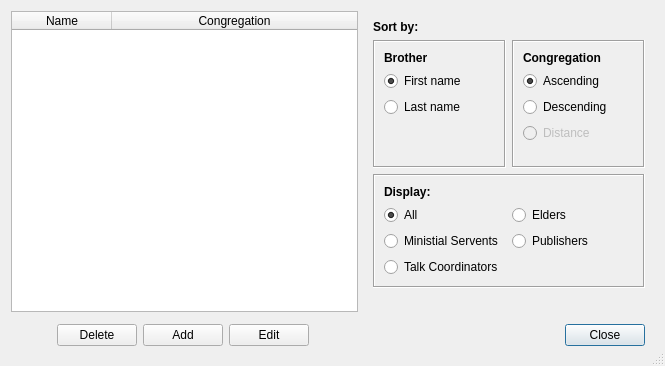
<?xml version="1.0" encoding="UTF-8"?>
<ui version="4.0">
 <class>BrotherWindow</class>
 <widget class="QDialog" name="BrotherWindow">
  <property name="geometry">
   <rect>
    <x>0</x>
    <y>0</y>
    <width>665</width>
    <height>366</height>
   </rect>
  </property>
  <property name="windowTitle">
   <string>Brothers</string>
  </property>
  <property name="layoutDirection">
   <enum>Qt::LeftToRight</enum>
  </property>
  <property name="autoFillBackground">
   <bool>true</bool>
  </property>
  <property name="sizeGripEnabled">
   <bool>true</bool>
  </property>
  <property name="modal">
   <bool>false</bool>
  </property>
  <layout class="QGridLayout" name="gridLayout">
   <property name="sizeConstraint">
    <enum>QLayout::SetDefaultConstraint</enum>
   </property>
   <property name="horizontalSpacing">
    <number>6</number>
   </property>
   <property name="verticalSpacing">
    <number>3</number>
   </property>
   <item row="0" column="0">
    <widget class="QTableWidget" name="tableWidget">
     <property name="whatsThis">
      <string>&lt;html&gt;&lt;head/&gt;&lt;body&gt;&lt;p&gt;An orderd list of all the brothers entered into the database. Names are sorted first by &lt;span style=&quot; font-style:italic;&quot;&gt;first&lt;/span&gt; or &lt;span style=&quot; font-style:italic;&quot;&gt;last&lt;/span&gt; name and then by their congregation.&lt;/p&gt;&lt;/body&gt;&lt;/html&gt;</string>
     </property>
     <property name="autoFillBackground">
      <bool>true</bool>
     </property>
     <property name="frameShape">
      <enum>QFrame::StyledPanel</enum>
     </property>
     <property name="frameShadow">
      <enum>QFrame::Sunken</enum>
     </property>
     <property name="lineWidth">
      <number>1</number>
     </property>
     <property name="verticalScrollBarPolicy">
      <enum>Qt::ScrollBarAsNeeded</enum>
     </property>
     <property name="editTriggers">
      <set>QAbstractItemView::NoEditTriggers</set>
     </property>
     <property name="dragEnabled">
      <bool>false</bool>
     </property>
     <property name="alternatingRowColors">
      <bool>true</bool>
     </property>
     <property name="selectionMode">
      <enum>QAbstractItemView::SingleSelection</enum>
     </property>
     <property name="selectionBehavior">
      <enum>QAbstractItemView::SelectRows</enum>
     </property>
     <property name="showGrid">
      <bool>true</bool>
     </property>
     <property name="gridStyle">
      <enum>Qt::NoPen</enum>
     </property>
     <property name="sortingEnabled">
      <bool>false</bool>
     </property>
     <property name="wordWrap">
      <bool>true</bool>
     </property>
     <attribute name="horizontalHeaderVisible">
      <bool>true</bool>
     </attribute>
     <attribute name="horizontalHeaderCascadingSectionResizes">
      <bool>false</bool>
     </attribute>
     <attribute name="horizontalHeaderStretchLastSection">
      <bool>true</bool>
     </attribute>
     <attribute name="verticalHeaderShowSortIndicator" stdset="0">
      <bool>false</bool>
     </attribute>
     <column>
      <property name="text">
       <string>Name</string>
      </property>
     </column>
     <column>
      <property name="text">
       <string>Congregation</string>
      </property>
     </column>
    </widget>
   </item>
   <item row="0" column="1">
    <widget class="QFrame" name="frame_3">
     <property name="layoutDirection">
      <enum>Qt::LeftToRight</enum>
     </property>
     <property name="autoFillBackground">
      <bool>true</bool>
     </property>
     <property name="frameShape">
      <enum>QFrame::NoFrame</enum>
     </property>
     <property name="frameShadow">
      <enum>QFrame::Plain</enum>
     </property>
     <layout class="QGridLayout" name="gridLayout_5">
      <item row="2" column="0" colspan="2">
       <widget class="QFrame" name="frame_6">
        <property name="frameShape">
         <enum>QFrame::Box</enum>
        </property>
        <property name="frameShadow">
         <enum>QFrame::Sunken</enum>
        </property>
        <layout class="QGridLayout" name="gridLayout_6">
         <item row="0" column="0">
          <widget class="QLabel" name="label_4">
           <property name="font">
            <font>
             <family>Arial</family>
             <weight>75</weight>
             <bold>true</bold>
            </font>
           </property>
           <property name="text">
            <string>Display:</string>
           </property>
          </widget>
         </item>
         <item row="5" column="0">
          <widget class="QRadioButton" name="radioButton_10">
           <property name="text">
            <string>Talk Coordinators</string>
           </property>
          </widget>
         </item>
         <item row="3" column="0">
          <widget class="QRadioButton" name="radioButton_8">
           <property name="text">
            <string>Ministial Servents</string>
           </property>
          </widget>
         </item>
         <item row="1" column="0">
          <widget class="QRadioButton" name="radioButton_2">
           <property name="text">
            <string>All</string>
           </property>
           <property name="checked">
            <bool>true</bool>
           </property>
          </widget>
         </item>
         <item row="1" column="1">
          <widget class="QRadioButton" name="radioButton_7">
           <property name="text">
            <string>Elders</string>
           </property>
          </widget>
         </item>
         <item row="3" column="1">
          <widget class="QRadioButton" name="radioButton_9">
           <property name="text">
            <string>Publishers</string>
           </property>
          </widget>
         </item>
        </layout>
       </widget>
      </item>
      <item row="4" column="0">
       <spacer name="verticalSpacer">
        <property name="orientation">
         <enum>Qt::Vertical</enum>
        </property>
        <property name="sizeHint" stdset="0">
         <size>
          <width>20</width>
          <height>40</height>
         </size>
        </property>
       </spacer>
      </item>
      <item row="1" column="1">
       <widget class="QFrame" name="frame_5">
        <property name="frameShape">
         <enum>QFrame::Box</enum>
        </property>
        <property name="frameShadow">
         <enum>QFrame::Sunken</enum>
        </property>
        <layout class="QGridLayout" name="gridLayout_4">
         <item row="0" column="0">
          <widget class="QLabel" name="label_3">
           <property name="font">
            <font>
             <family>Arial</family>
             <weight>75</weight>
             <bold>true</bold>
            </font>
           </property>
           <property name="text">
            <string>Congregation</string>
           </property>
          </widget>
         </item>
         <item row="2" column="0">
          <widget class="QRadioButton" name="radioButton_5">
           <property name="whatsThis">
            <string>Sort the brother list by congregation's name in descending order.</string>
           </property>
           <property name="text">
            <string>Descending</string>
           </property>
          </widget>
         </item>
         <item row="1" column="0">
          <widget class="QRadioButton" name="radioButton_4">
           <property name="whatsThis">
            <string>Sort the brother list by congregation's name in ascending order.</string>
           </property>
           <property name="text">
            <string>Ascending</string>
           </property>
           <property name="checked">
            <bool>true</bool>
           </property>
          </widget>
         </item>
         <item row="3" column="0">
          <widget class="QRadioButton" name="radioButton_6">
           <property name="enabled">
            <bool>false</bool>
           </property>
           <property name="toolTip">
            <string>Currently not implemented.</string>
           </property>
           <property name="whatsThis">
            <string>Sort the brother list by congregation's distance from home congregation.</string>
           </property>
           <property name="text">
            <string>Distance</string>
           </property>
           <property name="checkable">
            <bool>true</bool>
           </property>
          </widget>
         </item>
         <item row="4" column="0">
          <spacer name="verticalSpacer_4">
           <property name="orientation">
            <enum>Qt::Vertical</enum>
           </property>
           <property name="sizeHint" stdset="0">
            <size>
             <width>20</width>
             <height>40</height>
            </size>
           </property>
          </spacer>
         </item>
        </layout>
       </widget>
      </item>
      <item row="1" column="0">
       <widget class="QFrame" name="frame_4">
        <property name="frameShape">
         <enum>QFrame::Box</enum>
        </property>
        <property name="frameShadow">
         <enum>QFrame::Sunken</enum>
        </property>
        <layout class="QGridLayout" name="gridLayout_3">
         <item row="2" column="0">
          <widget class="QRadioButton" name="radioButton_3">
           <property name="whatsThis">
            <string>Sort the brother list by last names.</string>
           </property>
           <property name="text">
            <string>Last name</string>
           </property>
          </widget>
         </item>
         <item row="0" column="0">
          <widget class="QLabel" name="label_2">
           <property name="font">
            <font>
             <family>Arial</family>
             <weight>75</weight>
             <bold>true</bold>
            </font>
           </property>
           <property name="text">
            <string>Brother</string>
           </property>
          </widget>
         </item>
         <item row="1" column="0">
          <widget class="QRadioButton" name="radioButton">
           <property name="whatsThis">
            <string>Sort the brother list by first names.</string>
           </property>
           <property name="text">
            <string>First name</string>
           </property>
           <property name="checked">
            <bool>true</bool>
           </property>
          </widget>
         </item>
         <item row="3" column="0">
          <spacer name="verticalSpacer_2">
           <property name="orientation">
            <enum>Qt::Vertical</enum>
           </property>
           <property name="sizeHint" stdset="0">
            <size>
             <width>20</width>
             <height>40</height>
            </size>
           </property>
          </spacer>
         </item>
        </layout>
       </widget>
      </item>
      <item row="0" column="0">
       <widget class="QLabel" name="label">
        <property name="font">
         <font>
          <family>Arial</family>
          <weight>75</weight>
          <bold>true</bold>
         </font>
        </property>
        <property name="text">
         <string>Sort by:</string>
        </property>
       </widget>
      </item>
     </layout>
    </widget>
   </item>
   <item row="1" column="1">
    <widget class="QFrame" name="frame">
     <property name="layoutDirection">
      <enum>Qt::LeftToRight</enum>
     </property>
     <property name="autoFillBackground">
      <bool>true</bool>
     </property>
     <property name="frameShape">
      <enum>QFrame::NoFrame</enum>
     </property>
     <property name="frameShadow">
      <enum>QFrame::Plain</enum>
     </property>
     <layout class="QGridLayout" name="gridLayout_2">
      <item row="0" column="5">
       <widget class="QPushButton" name="button_close">
        <property name="text">
         <string>Close</string>
        </property>
       </widget>
      </item>
      <item row="0" column="4">
       <spacer name="horizontalSpacer">
        <property name="orientation">
         <enum>Qt::Horizontal</enum>
        </property>
        <property name="sizeHint" stdset="0">
         <size>
          <width>40</width>
          <height>20</height>
         </size>
        </property>
       </spacer>
      </item>
     </layout>
    </widget>
   </item>
   <item row="1" column="0">
    <widget class="QFrame" name="frame_2">
     <property name="layoutDirection">
      <enum>Qt::LeftToRight</enum>
     </property>
     <property name="autoFillBackground">
      <bool>true</bool>
     </property>
     <property name="frameShape">
      <enum>QFrame::NoFrame</enum>
     </property>
     <property name="frameShadow">
      <enum>QFrame::Plain</enum>
     </property>
     <layout class="QHBoxLayout" name="horizontalLayout">
      <property name="spacing">
       <number>6</number>
      </property>
      <property name="leftMargin">
       <number>6</number>
      </property>
      <property name="topMargin">
       <number>6</number>
      </property>
      <property name="bottomMargin">
       <number>6</number>
      </property>
      <item>
       <spacer name="horizontalSpacer_2">
        <property name="orientation">
         <enum>Qt::Horizontal</enum>
        </property>
        <property name="sizeHint" stdset="0">
         <size>
          <width>40</width>
          <height>20</height>
         </size>
        </property>
       </spacer>
      </item>
      <item>
       <widget class="QPushButton" name="button_delete">
        <property name="whatsThis">
         <string>Remove a brother from the list.</string>
        </property>
        <property name="text">
         <string>Delete</string>
        </property>
       </widget>
      </item>
      <item>
       <widget class="QPushButton" name="button_add">
        <property name="whatsThis">
         <string>Add a brother to the list.</string>
        </property>
        <property name="text">
         <string>Add</string>
        </property>
       </widget>
      </item>
      <item>
       <widget class="QPushButton" name="button_edit">
        <property name="whatsThis">
         <string>Edit a brother's information.</string>
        </property>
        <property name="text">
         <string>Edit</string>
        </property>
       </widget>
      </item>
      <item>
       <spacer name="horizontalSpacer_3">
        <property name="orientation">
         <enum>Qt::Horizontal</enum>
        </property>
        <property name="sizeHint" stdset="0">
         <size>
          <width>40</width>
          <height>20</height>
         </size>
        </property>
       </spacer>
      </item>
     </layout>
    </widget>
   </item>
  </layout>
 </widget>
 <resources/>
 <connections>
  <connection>
   <sender>button_close</sender>
   <signal>clicked()</signal>
   <receiver>BrotherWindow</receiver>
   <slot>close()</slot>
   <hints>
    <hint type="sourcelabel">
     <x>420</x>
     <y>293</y>
    </hint>
    <hint type="destinationlabel">
     <x>288</x>
     <y>164</y>
    </hint>
   </hints>
  </connection>
 </connections>
</ui>
